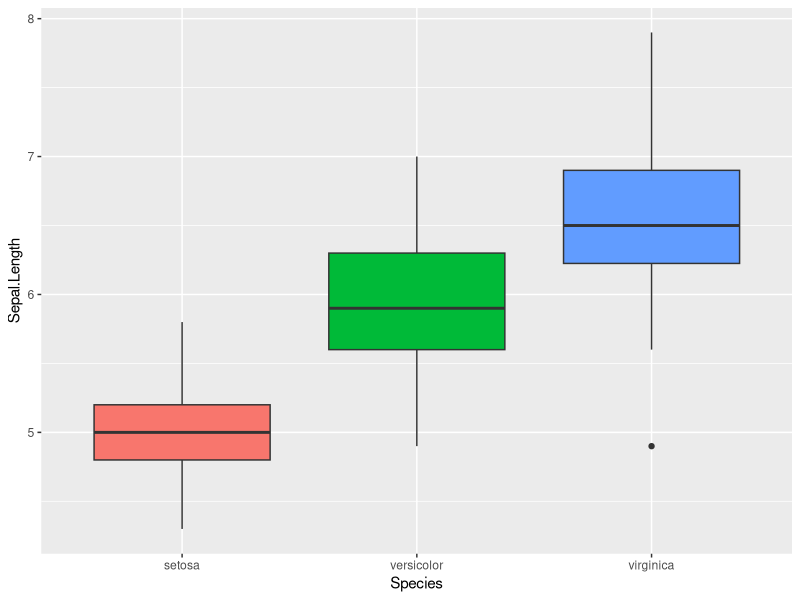

This chart was generated by the following R code:
## ---- chunk 1
data("iris")
## ---- chunk 2
library(tidyverse)
iris %>%
  ggplot(aes(x=Species, y=Sepal.Length, fill=Species)) + 
    geom_boxplot() + 
    theme(legend.position="none")
